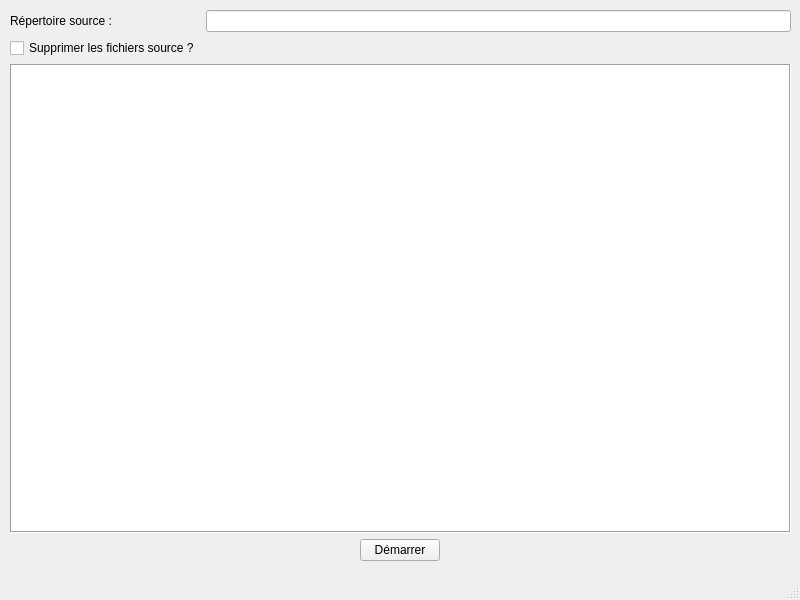
<?xml version="1.0" encoding="UTF-8"?>
<ui version="4.0">
 <class>MainWindow</class>
 <widget class="QMainWindow" name="MainWindow">
  <property name="geometry">
   <rect>
    <x>0</x>
    <y>0</y>
    <width>800</width>
    <height>600</height>
   </rect>
  </property>
  <property name="windowTitle">
   <string>MainWindow</string>
  </property>
  <widget class="QWidget" name="centralwidget">
   <widget class="QWidget" name="gridLayoutWidget">
    <property name="geometry">
     <rect>
      <x>10</x>
      <y>10</y>
      <width>781</width>
      <height>551</height>
     </rect>
    </property>
    <layout class="QGridLayout" name="gridLayout">
     <item row="0" column="0">
      <widget class="QLabel" name="label">
       <property name="text">
        <string>Répertoire source : </string>
       </property>
       <property name="alignment">
        <set>Qt::AlignLeading|Qt::AlignLeft|Qt::AlignVCenter</set>
       </property>
      </widget>
     </item>
     <item row="2" column="0" colspan="2">
      <widget class="QListView" name="listView">
       <property name="enabled">
        <bool>true</bool>
       </property>
       <property name="sizePolicy">
        <sizepolicy hsizetype="Expanding" vsizetype="Expanding">
         <horstretch>0</horstretch>
         <verstretch>0</verstretch>
        </sizepolicy>
       </property>
       <property name="maximumSize">
        <size>
         <width>16777215</width>
         <height>16777215</height>
        </size>
       </property>
       <property name="frameShape">
        <enum>QFrame::Box</enum>
       </property>
       <property name="frameShadow">
        <enum>QFrame::Sunken</enum>
       </property>
       <property name="horizontalScrollBarPolicy">
        <enum>Qt::ScrollBarAlwaysOff</enum>
       </property>
       <property name="movement">
        <enum>QListView::Static</enum>
       </property>
       <property name="isWrapping" stdset="0">
        <bool>false</bool>
       </property>
       <property name="resizeMode">
        <enum>QListView::Fixed</enum>
       </property>
       <property name="gridSize">
        <size>
         <width>0</width>
         <height>0</height>
        </size>
       </property>
       <property name="viewMode">
        <enum>QListView::ListMode</enum>
       </property>
      </widget>
     </item>
     <item row="1" column="0">
      <widget class="QCheckBox" name="checkBox">
       <property name="text">
        <string>Supprimer les fichiers source ?</string>
       </property>
      </widget>
     </item>
     <item row="0" column="1">
      <widget class="QLineEdit" name="lineEdit"/>
     </item>
     <item row="3" column="0" colspan="2" alignment="Qt::AlignHCenter">
      <widget class="QPushButton" name="pushButton">
       <property name="sizePolicy">
        <sizepolicy hsizetype="MinimumExpanding" vsizetype="Preferred">
         <horstretch>0</horstretch>
         <verstretch>0</verstretch>
        </sizepolicy>
       </property>
       <property name="maximumSize">
        <size>
         <width>80</width>
         <height>50</height>
        </size>
       </property>
       <property name="cursor">
        <cursorShape>ArrowCursor</cursorShape>
       </property>
       <property name="text">
        <string>Démarrer</string>
       </property>
      </widget>
     </item>
    </layout>
   </widget>
  </widget>
  <widget class="QMenuBar" name="menubar">
   <property name="geometry">
    <rect>
     <x>0</x>
     <y>0</y>
     <width>800</width>
     <height>19</height>
    </rect>
   </property>
  </widget>
  <widget class="QStatusBar" name="statusbar"/>
 </widget>
 <resources/>
 <connections/>
</ui>
